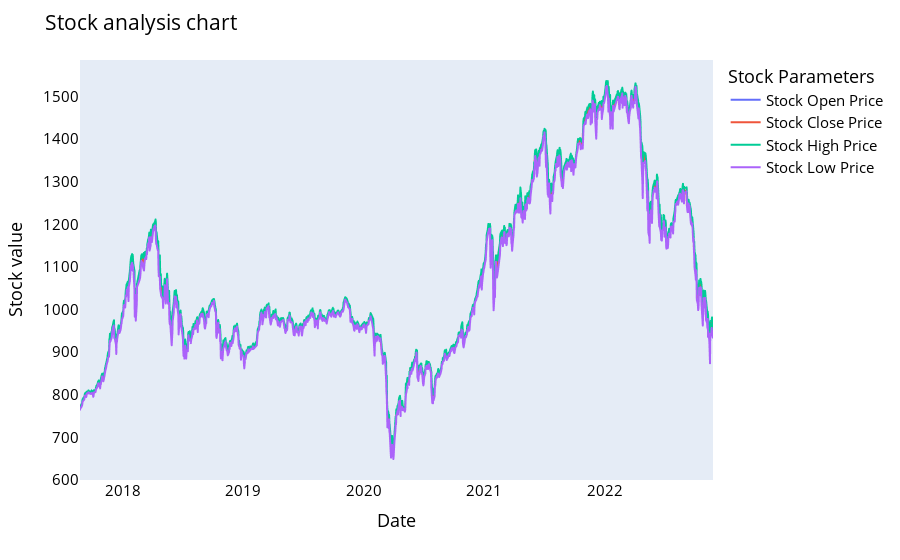

Write notebook code for a chart like this one.
### Markdown cell above
Trend comparision between stock price, open price, close price, high price, low price¶

### Code cell
from itertools import cycle
import plotly.express as px

names = cycle(['Stock Open Price','Stock Close Price','Stock High Price','Stock Low Price'])

fig = px.line(VNINDEX, x=VNINDEX.date, y=[VNINDEX['open'], VNINDEX['close'], 
                                          VNINDEX['high'], VNINDEX['low']],
             labels={'date': 'Date','value':'Stock value'})
fig.update_layout(title_text='Stock analysis chart', font_size=15, font_color='black',legend_title_text='Stock Parameters')
fig.for_each_trace(lambda t:  t.update(name = next(names)))
fig.update_xaxes(showgrid=False)
fig.update_yaxes(showgrid=False)

fig.show()

### Figure 1 — Plotly figure (JSON) as saved in the notebook; plotly's stock layout.template omitted (floating-point values rounded to 4 significant figures; data arrays with more than 128 entries replaced by an {"elided": "..."} marker saying what was removed)
{"data": [{"hovertemplate": "variable=open<br>Date=%{x}<br>Stock value=%{y}<extra></extra>", "legendgroup": "open", "line": {"color": "#636efa", "dash": "solid"}, "marker": {"symbol": "circle"}, "mode": "lines", "name": "Stock Open Price", "showlegend": true, "type": "scattergl", "x": {"elided": "1315 str values"}, "xaxis": "x", "y": {"elided": "1315 float values"}, "yaxis": "y"}, {"hovertemplate": "variable=close<br>Date=%{x}<br>Stock value=%{y}<extra></extra>", "legendgroup": "close", "line": {"color": "#EF553B", "dash": "solid"}, "marker": {"symbol": "circle"}, "mode": "lines", "name": "Stock Close Price", "showlegend": true, "type": "scattergl", "x": {"elided": "1315 str values"}, "xaxis": "x", "y": {"elided": "1315 float values"}, "yaxis": "y"}, {"hovertemplate": "variable=high<br>Date=%{x}<br>Stock value=%{y}<extra></extra>", "legendgroup": "high", "line": {"color": "#00cc96", "dash": "solid"}, "marker": {"symbol": "circle"}, "mode": "lines", "name": "Stock High Price", "showlegend": true, "type": "scattergl", "x": {"elided": "1315 str values"}, "xaxis": "x", "y": {"elided": "1315 float values"}, "yaxis": "y"}, {"hovertemplate": "variable=low<br>Date=%{x}<br>Stock value=%{y}<extra></extra>", "legendgroup": "low", "line": {"color": "#ab63fa", "dash": "solid"}, "marker": {"symbol": "circle"}, "mode": "lines", "name": "Stock Low Price", "showlegend": true, "type": "scattergl", "x": {"elided": "1315 str values"}, "xaxis": "x", "y": {"elided": "1315 float values"}, "yaxis": "y"}], "layout": {"font": {"color": "black", "size": 15}, "legend": {"title": {"text": "Stock Parameters"}, "tracegroupgap": 0}, "margin": {"t": 60}, "title": {"text": "Stock analysis chart"}, "xaxis": {"anchor": "y", "domain": [0, 1], "showgrid": false, "title": {"text": "Date"}}, "yaxis": {"anchor": "x", "domain": [0, 1], "showgrid": false, "title": {"text": "Stock value"}}}}
